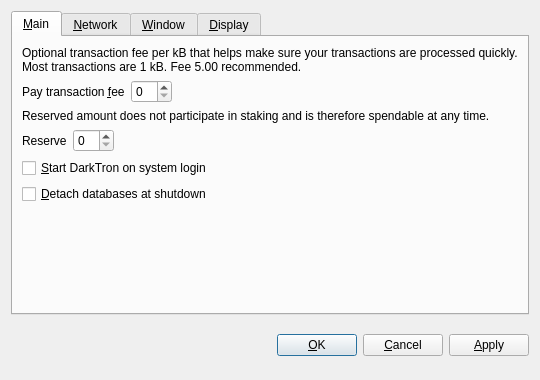
<?xml version="1.0" encoding="UTF-8"?>
<ui version="4.0">
 <class>OptionsDialog</class>
 <widget class="QDialog" name="OptionsDialog">
  <property name="geometry">
   <rect>
    <x>0</x>
    <y>0</y>
    <width>540</width>
    <height>380</height>
   </rect>
  </property>
  <property name="windowTitle">
   <string>Options</string>
  </property>
  <property name="modal">
   <bool>true</bool>
  </property>
  <layout class="QVBoxLayout" name="verticalLayout">
   <item>
    <widget class="QTabWidget" name="tabWidget">
     <property name="tabPosition">
      <enum>QTabWidget::North</enum>
     </property>
     <property name="currentIndex">
      <number>0</number>
     </property>
     <widget class="QWidget" name="tabMain">
      <attribute name="title">
       <string>&amp;Main</string>
      </attribute>
      <layout class="QVBoxLayout" name="verticalLayout_Main">
       <item>
        <widget class="QLabel" name="transactionFeeInfoLabel">
         <property name="text">
          <string>Optional transaction fee per kB that helps make sure your transactions are processed quickly. Most transactions are 1 kB. Fee 5.00 recommended.</string>
         </property>
         <property name="textFormat">
          <enum>Qt::PlainText</enum>
         </property>
         <property name="wordWrap">
          <bool>true</bool>
         </property>
        </widget>
       </item>
       <item>
        <layout class="QHBoxLayout" name="horizontalLayoutFee">
         <item>
          <widget class="QLabel" name="transactionFeeLabel">
           <property name="text">
            <string>Pay transaction &amp;fee</string>
           </property>
           <property name="textFormat">
            <enum>Qt::PlainText</enum>
           </property>
           <property name="buddy">
            <cstring>transactionFee</cstring>
           </property>
          </widget>
         </item>
         <item>
          <widget class="BitcoinAmountField" name="transactionFee"/>
         </item>
         <item>
          <spacer name="horizontalSpacerFee">
           <property name="orientation">
            <enum>Qt::Horizontal</enum>
           </property>
           <property name="sizeHint" stdset="0">
            <size>
             <width>40</width>
             <height>20</height>
            </size>
           </property>
          </spacer>
         </item>
        </layout>
       </item>
       <item>
        <widget class="QLabel" name="reserveBalanceInfoLabel">
         <property name="text">
          <string>Reserved amount does not participate in staking and is therefore spendable at any time.</string>
         </property>
         <property name="textFormat">
          <enum>Qt::PlainText</enum>
         </property>
         <property name="wordWrap">
          <bool>true</bool>
         </property>
        </widget>
       </item>
       <item>
        <layout class="QHBoxLayout" name="horizontalLayoutReserveBalance">
         <item>
          <widget class="QLabel" name="reserveBalanceLabel">
           <property name="text">
            <string>Reserve</string>
           </property>
           <property name="textFormat">
            <enum>Qt::PlainText</enum>
           </property>
           <property name="buddy">
            <cstring>reserveBalance</cstring>
           </property>
          </widget>
         </item>
         <item>
          <widget class="BitcoinAmountField" name="reserveBalance"/>
         </item>
         <item>
          <spacer name="horizontalSpacerReserveBalance">
           <property name="orientation">
            <enum>Qt::Horizontal</enum>
           </property>
           <property name="sizeHint" stdset="0">
            <size>
             <width>40</width>
             <height>20</height>
            </size>
           </property>
          </spacer>
         </item>
        </layout>
       </item>
       <item>
        <widget class="QCheckBox" name="bitcoinAtStartup">
         <property name="toolTip">
          <string>Automatically start DarkTron after logging in to the system.</string>
         </property>
         <property name="text">
          <string>&amp;Start DarkTron on system login</string>
         </property>
        </widget>
       </item>
       <item>
        <widget class="QCheckBox" name="detachDatabases">
         <property name="toolTip">
          <string>Detach block and address databases at shutdown. This means they can be moved to another data directory, but it slows down shutdown. The wallet is always detached.</string>
         </property>
         <property name="text">
          <string>&amp;Detach databases at shutdown</string>
         </property>
        </widget>
       </item>
       <item>
        <spacer name="verticalSpacer_Main">
         <property name="orientation">
          <enum>Qt::Vertical</enum>
         </property>
         <property name="sizeHint" stdset="0">
          <size>
           <width>20</width>
           <height>40</height>
          </size>
         </property>
        </spacer>
       </item>
      </layout>
     </widget>
     <widget class="QWidget" name="tabNetwork">
      <attribute name="title">
       <string>&amp;Network</string>
      </attribute>
      <layout class="QVBoxLayout" name="verticalLayout_Network">
       <item>
        <widget class="QCheckBox" name="mapPortUpnp">
         <property name="toolTip">
          <string>Automatically open the DarkTron client port on the router. This only works when your router supports UPnP and it is enabled.</string>
         </property>
         <property name="text">
          <string>Map port using &amp;UPnP</string>
         </property>
        </widget>
       </item>
       <item>
        <widget class="QCheckBox" name="connectSocks">
         <property name="toolTip">
          <string>Connect to the DarkTron network through a SOCKS proxy (e.g. when connecting through Tor).</string>
         </property>
         <property name="text">
          <string>&amp;Connect through SOCKS proxy:</string>
         </property>
        </widget>
       </item>
       <item>
        <layout class="QHBoxLayout" name="horizontalLayout_Network">
         <item>
          <widget class="QLabel" name="proxyIpLabel">
           <property name="text">
            <string>Proxy &amp;IP:</string>
           </property>
           <property name="textFormat">
            <enum>Qt::PlainText</enum>
           </property>
           <property name="buddy">
            <cstring>proxyIp</cstring>
           </property>
          </widget>
         </item>
         <item>
          <widget class="QValidatedLineEdit" name="proxyIp">
           <property name="maximumSize">
            <size>
             <width>140</width>
             <height>16777215</height>
            </size>
           </property>
           <property name="toolTip">
            <string>IP address of the proxy (e.g. 127.0.0.1)</string>
           </property>
          </widget>
         </item>
         <item>
          <widget class="QLabel" name="proxyPortLabel">
           <property name="text">
            <string>&amp;Port:</string>
           </property>
           <property name="textFormat">
            <enum>Qt::PlainText</enum>
           </property>
           <property name="buddy">
            <cstring>proxyPort</cstring>
           </property>
          </widget>
         </item>
         <item>
          <widget class="QLineEdit" name="proxyPort">
           <property name="maximumSize">
            <size>
             <width>55</width>
             <height>16777215</height>
            </size>
           </property>
           <property name="toolTip">
            <string>Port of the proxy (e.g. 9050)</string>
           </property>
          </widget>
         </item>
         <item>
          <widget class="QLabel" name="socksVersionLabel">
           <property name="text">
            <string>SOCKS &amp;Version:</string>
           </property>
           <property name="textFormat">
            <enum>Qt::PlainText</enum>
           </property>
           <property name="buddy">
            <cstring>socksVersion</cstring>
           </property>
          </widget>
         </item>
         <item>
          <widget class="QValueComboBox" name="socksVersion">
           <property name="toolTip">
            <string>SOCKS version of the proxy (e.g. 5)</string>
           </property>
          </widget>
         </item>
         <item>
          <spacer name="horizontalSpacer_Network">
           <property name="orientation">
            <enum>Qt::Horizontal</enum>
           </property>
           <property name="sizeHint" stdset="0">
            <size>
             <width>40</width>
             <height>20</height>
            </size>
           </property>
          </spacer>
         </item>
        </layout>
       </item>
       <item>
        <spacer name="verticalSpacer_Network">
         <property name="orientation">
          <enum>Qt::Vertical</enum>
         </property>
         <property name="sizeHint" stdset="0">
          <size>
           <width>20</width>
           <height>40</height>
          </size>
         </property>
        </spacer>
       </item>
      </layout>
     </widget>
     <widget class="QWidget" name="tabWindow">
      <attribute name="title">
       <string>&amp;Window</string>
      </attribute>
      <layout class="QVBoxLayout" name="verticalLayout_Window">
       <item>
        <widget class="QCheckBox" name="minimizeToTray">
         <property name="toolTip">
          <string>Show only a tray icon after minimizing the window.</string>
         </property>
         <property name="text">
          <string>&amp;Minimize to the tray instead of the taskbar</string>
         </property>
        </widget>
       </item>
       <item>
        <widget class="QCheckBox" name="minimizeOnClose">
         <property name="toolTip">
          <string>Minimize instead of exit the application when the window is closed. When this option is enabled, the application will be closed only after selecting Quit in the menu.</string>
         </property>
         <property name="text">
          <string>M&amp;inimize on close</string>
         </property>
        </widget>
       </item>
       <item>
        <spacer name="verticalSpacer_Window">
         <property name="orientation">
          <enum>Qt::Vertical</enum>
         </property>
         <property name="sizeHint" stdset="0">
          <size>
           <width>20</width>
           <height>40</height>
          </size>
         </property>
        </spacer>
       </item>
      </layout>
     </widget>
     <widget class="QWidget" name="tabDisplay">
      <attribute name="title">
       <string>&amp;Display</string>
      </attribute>
      <layout class="QVBoxLayout" name="verticalLayout_Display">
       <item>
        <layout class="QHBoxLayout" name="horizontalLayout_1_Display">
         <item>
          <widget class="QLabel" name="langLabel">
           <property name="text">
            <string>User Interface &amp;language:</string>
           </property>
           <property name="textFormat">
            <enum>Qt::PlainText</enum>
           </property>
           <property name="buddy">
            <cstring>lang</cstring>
           </property>
          </widget>
         </item>
         <item>
          <widget class="QValueComboBox" name="lang">
           <property name="toolTip">
            <string>The user interface language can be set here. This setting will take effect after restarting DarkTron.</string>
           </property>
          </widget>
         </item>
        </layout>
       </item>
       <item>
        <layout class="QHBoxLayout" name="horizontalLayout_2_Display">
         <item>
          <widget class="QLabel" name="unitLabel">
           <property name="text">
            <string>&amp;Unit to show amounts in:</string>
           </property>
           <property name="textFormat">
            <enum>Qt::PlainText</enum>
           </property>
           <property name="buddy">
            <cstring>unit</cstring>
           </property>
          </widget>
         </item>
         <item>
          <widget class="QValueComboBox" name="unit">
           <property name="toolTip">
            <string>Choose the default subdivision unit to show in the interface and when sending coins.</string>
           </property>
          </widget>
         </item>
        </layout>
       </item>
       <item>
        <widget class="QCheckBox" name="displayAddresses">
         <property name="toolTip">
          <string>Whether to show DarkTron addresses in the transaction list or not.</string>
         </property>
         <property name="text">
          <string>&amp;Display addresses in transaction list</string>
         </property>
        </widget>
       </item>
       <item>
        <widget class="QCheckBox" name="coinControlFeatures">
         <property name="toolTip">
          <string>Whether to show coin control features or not.</string>
         </property>
         <property name="text">
          <string>Display coin &amp;control features (experts only!)</string>
         </property>
        </widget>
       </item>
       <item>
        <spacer name="verticalSpacer_Display">
         <property name="orientation">
          <enum>Qt::Vertical</enum>
         </property>
         <property name="sizeHint" stdset="0">
          <size>
           <width>20</width>
           <height>40</height>
          </size>
         </property>
        </spacer>
       </item>
      </layout>
     </widget>
    </widget>
   </item>
   <item>
    <layout class="QHBoxLayout" name="horizontalLayout_Buttons">
     <item>
      <spacer name="horizontalSpacer_1">
       <property name="orientation">
        <enum>Qt::Horizontal</enum>
       </property>
       <property name="sizeHint" stdset="0">
        <size>
         <width>40</width>
         <height>48</height>
        </size>
       </property>
      </spacer>
     </item>
     <item>
      <widget class="QLabel" name="statusLabel">
       <property name="font">
        <font>
         <weight>75</weight>
         <bold>true</bold>
        </font>
       </property>
       <property name="text">
        <string/>
       </property>
       <property name="textFormat">
        <enum>Qt::PlainText</enum>
       </property>
       <property name="wordWrap">
        <bool>true</bool>
       </property>
      </widget>
     </item>
     <item>
      <spacer name="horizontalSpacer_2">
       <property name="orientation">
        <enum>Qt::Horizontal</enum>
       </property>
       <property name="sizeHint" stdset="0">
        <size>
         <width>40</width>
         <height>48</height>
        </size>
       </property>
      </spacer>
     </item>
     <item>
      <widget class="QPushButton" name="okButton">
       <property name="text">
        <string>&amp;OK</string>
       </property>
      </widget>
     </item>
     <item>
      <widget class="QPushButton" name="cancelButton">
       <property name="text">
        <string>&amp;Cancel</string>
       </property>
       <property name="autoDefault">
        <bool>false</bool>
       </property>
      </widget>
     </item>
     <item>
      <widget class="QPushButton" name="applyButton">
       <property name="text">
        <string>&amp;Apply</string>
       </property>
       <property name="autoDefault">
        <bool>false</bool>
       </property>
      </widget>
     </item>
    </layout>
   </item>
  </layout>
 </widget>
 <customwidgets>
  <customwidget>
   <class>BitcoinAmountField</class>
   <extends>QSpinBox</extends>
   <header>bitcoinamountfield.h</header>
  </customwidget>
  <customwidget>
   <class>QValueComboBox</class>
   <extends>QComboBox</extends>
   <header>qvaluecombobox.h</header>
  </customwidget>
  <customwidget>
   <class>QValidatedLineEdit</class>
   <extends>QLineEdit</extends>
   <header>qvalidatedlineedit.h</header>
  </customwidget>
 </customwidgets>
 <resources/>
 <connections/>
</ui>
